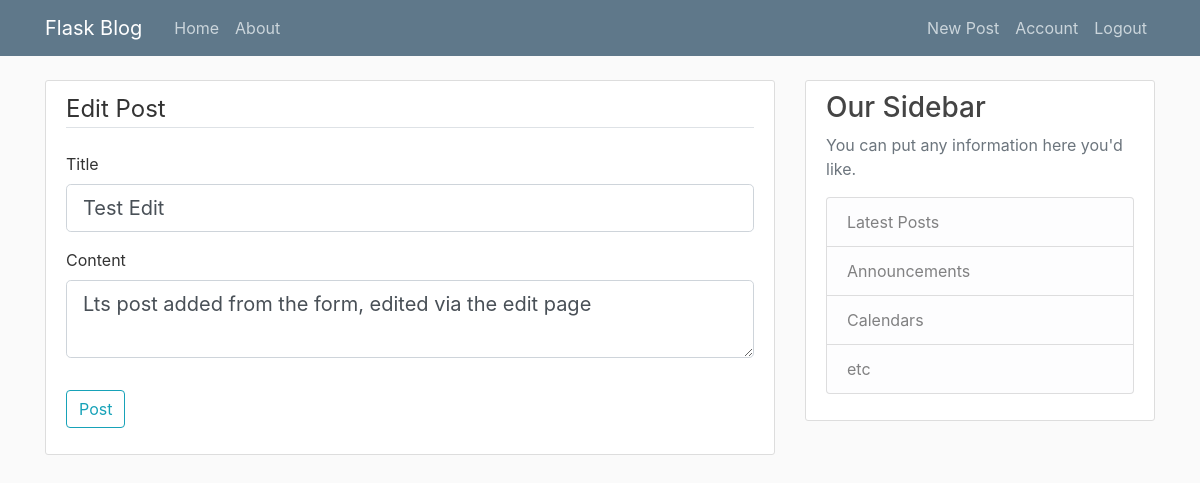
Page /post/25/edit (signed in) on the committed database.
### flaskBlog/models.py (models this page shows, shortened)
class Post(db.Model):
  id = db.Column(db.Integer, primary_key=True)
  title = db.Column(db.String(100), nullable=False)
  date_posted = db.Column(db.DateTime, nullable=False, default=datetime.utcnow)
  content = db.Column(db.Text, nullable=False)
  user_id = db.Column(db.Integer, db.ForeignKey('user.id'), nullable=False)

### flaskBlog/routes.py (the view)
@app.route("/post/<int:post_id>/edit", methods=['GET', 'POST'])
@login_required
def edit_post(post_id):
  post = Post.query.get_or_404(post_id)
  if post.author != current_user:
      abort(403)
  form = PostForm()
  if form.validate_on_submit():
      post.title = form.title.data
      post.content = form.content.data
      db.session.commit()
      flash('Your post has been updated!', 'success')
      return redirect(url_for('post', post_id=post.id))
  elif request.method == 'GET':
      form.title.data = post.title
      form.content.data = post.content
  return render_template('post_form.html', title='Edit Post',
                          form=form, legend='Edit Post')

### flaskBlog/forms.py
class PostForm(FlaskForm):
    title = StringField('Title', validators=[DataRequired()])
    content = TextAreaField('Content', validators=[DataRequired()])
    submit = SubmitField('Post')

### flaskBlog/models.py (called while the page is built)
@login_manager.user_loader
def load_user(user_id):
  return User.query.get(int(user_id))

### flaskBlog/templates/post_form.html (shortened to what this page needs)
{% extends 'layout.html' %}
{% block content %}
  <div class="content-section">
    <form method="POST" action="">
      <fieldset class="form-group">
        <legend class="border-bottom mb-4">{{ legend }}</legend>
        <div class="form-group">
          {{ form.title.label(class="form-control-label") }}
          {% if form.title.errors %}
            {{ form.title.label(class="form-control-label is-invalid") }}
            <div class="invalid-feedback">
              {% for error in form.title.errors%}
                <span>{{ error }}</span>
              {% endfor %}
            </div>
          {% else %}
            {{ form.title(class="form-control form-control-lg") }}
          {% endif %}
        </div>
        <div class="form-group">
          {{ form.content.label(class="form-control-label") }}
          {% if form.content.errors %}
          {{ form.content.label(class="form-control-label is-invalid") }}
          <div class="invalid-feedback">
            {% for error in form.content.errors%}
              <span>{{ error }}</span>
            {% endfor %}
          </div>
        {% else %}
          {{ form.content(class="form-control form-control-lg") }}
        {% endif %}
        </div>
      </fieldset class="form-group">
      <div class="form-group">
        {{ form.submit(class="btn btn-outline-info") }}
      </div>
    </form>
  </div>
{% endblock %}

### flaskBlog/static/main.css (style rules this page uses)
body { background: #fafafa; color: #333333; margin-top: 5rem; }
.content-section { background: #ffffff; padding: 10px 20px; border: 1px solid #dddddd; border-radius: 3px; margin-bottom: 20px; }

### rows in the picture
Post: title "Test Edit", content "Lts post added from the form, edited via the edit page"

### other values in the picture
{{ legend }} "Edit Post"
